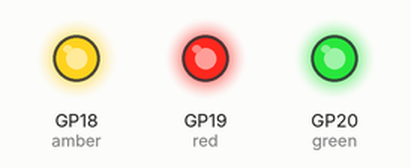
Recording of a program running on a simulated Raspberry Pi Pico running MicroPython. Parts: output pins drawn as LEDs (lit = HIGH). At 5.0 s the program stops and its outputs stay as they are.

Above: at 0.1 s.
At 3.1 s:
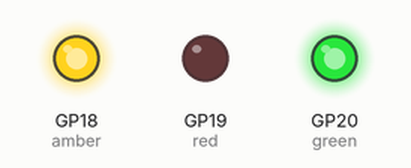
At 4.1 s:
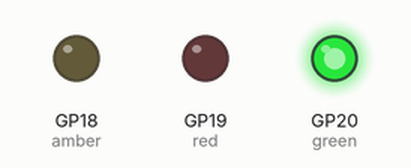
At 5.1 s:
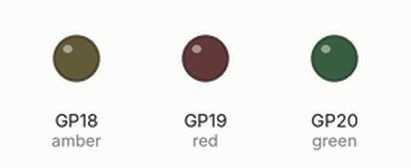
Timing chart, 0 to 6.5 s (numbered marks = the images above):
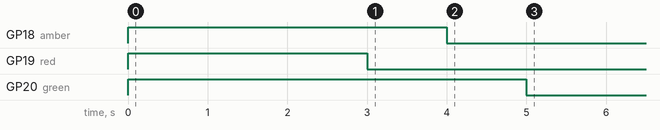

The program:

Day2.1.py
```python
from machine import Pin
import time

red = Pin(19, Pin.OUT)
amber = Pin(18, Pin.OUT)
green = Pin(20, Pin.OUT)

red.value(1)
amber.value(1)
green.value(1)

time.sleep(3)
red.value(0)

time.sleep(1)
amber.value(0)

time.sleep(1)
green.value(0)
```

Measured:
- by itself, GP18 (amber): LOW → HIGH at 0.00 s, → LOW 4.0 s later
- by itself, GP19 (red): LOW → HIGH at 0.00 s, → LOW 3.0 s later
- by itself, GP20 (green): LOW → HIGH at 0.00 s, → LOW 5.0 s later
